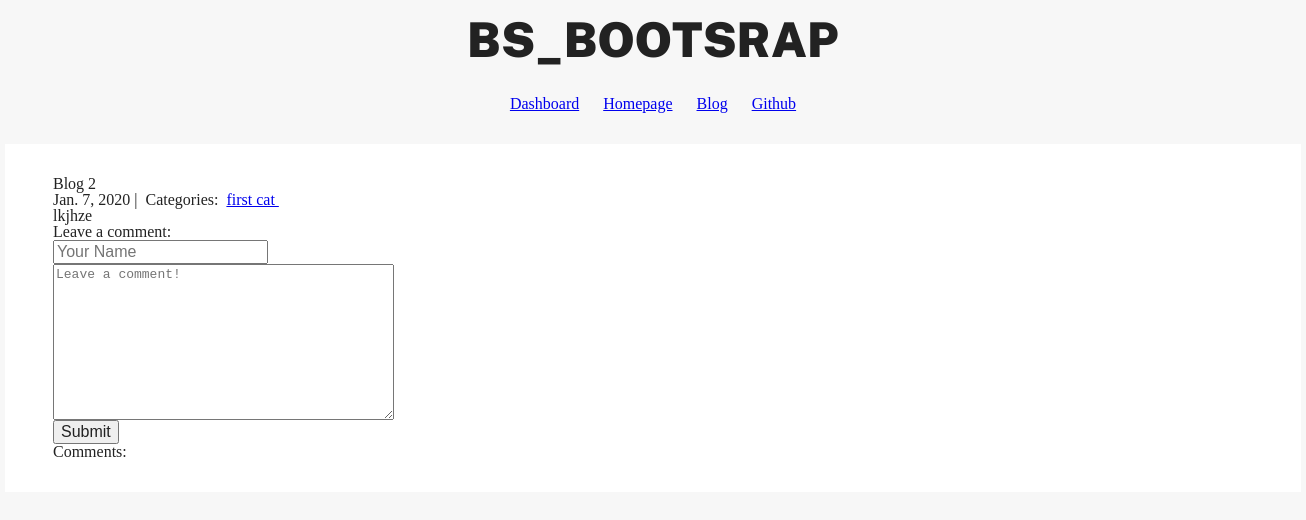
The app's page /blog/2/ with its own data.
### blog/models.py (models this page shows, shortened)
class Post(models.Model):
    title = models.CharField(max_length=255)
    body = models.TextField()
    created_on = models.DateTimeField(auto_now_add=True)
    last_modified = models.DateTimeField(auto_now=True)
    categories = models.ManyToManyField('Category', related_name='posts')

class Category(models.Model):
    name = models.CharField(max_length=20)

### blog/views.py (the view, shortened to what this page needs)
# urls.py: path("<int:pk>/", views.blog_detail, name="blog_detail"),
def blog_detail(request, pk):
    post = Post.objects.get(pk=pk)
    form = CommentForm()
    comments = Comment.objects.filter(post=post)
    context = {
        "post": post,
        "comments": comments,
        "form": form,
    }
    return render(request, "blog_detail.html", context)

### blog/forms.py
class CommentForm(forms.Form):
    author = forms.CharField(
        max_length=60,
        widget=forms.TextInput(attrs={
            "class": "form-control",
            "placeholder": "Your Name"
        })
    )
    body = forms.CharField(widget=forms.Textarea(
        attrs={
            "class": "form-control",
            "placeholder": "Leave a comment!"
        })
    )

### blog/templates/blog_detail.html (shortened to what this page needs)
{% extends "head.html" %}
{% block page_content %}
<div class="col-md-8 offset-md-2">
    <h1>{{ post.title }}</h1>
    <small>
        {{ post.created_on.date }} |&nbsp;
        Categories:&nbsp;
        {% for category in post.categories.all %}
        <a href="{% url 'blog_category' category.name %}">
            {{ category.name }}
        </a>&nbsp;
        {% endfor %}
    </small>
    <p>{{ post.body | linebreaks }}</p>
    <h3>Leave a comment:</h3>
    <form action="/blog/{{ post.pk }}/" method="post">
        <div class="form-group">
            {{ form.author }}
        </div>
        <div class="form-group">
            {{ form.body }}
        </div>
        <button type="submit" class="btn btn-primary">Submit</button>
    </form>
    <h3>Comments:</h3>
</div>
{% endblock %}

### records on screen
Post: title "Blog 2", created_on "Jan. 7, 2020", body "lkjhze"
Category: name "first cat"
